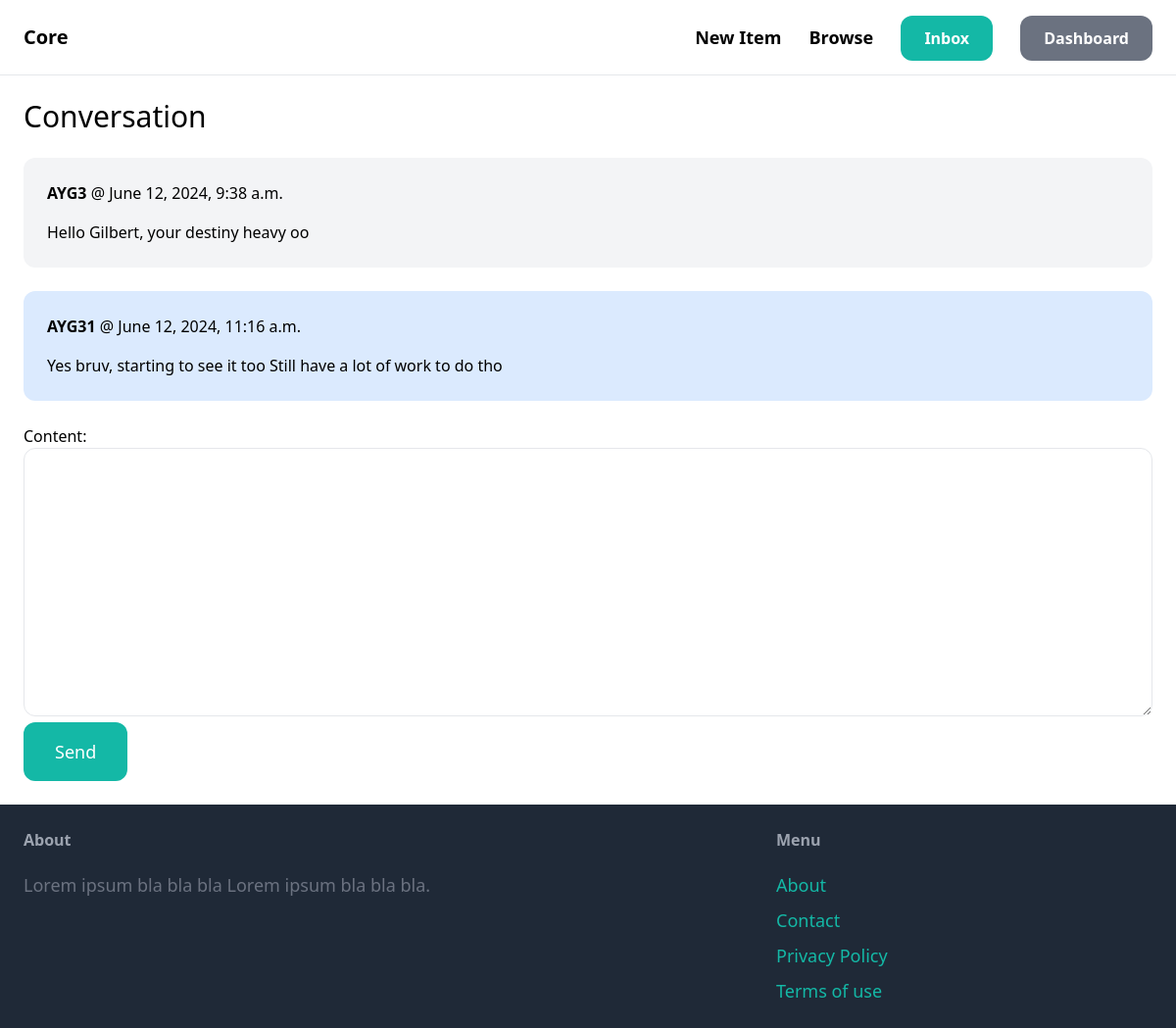
Screenshot of /inbox/1/ (signed in) with the database file from the repository.
### conversation/models.py (models this page shows)
class ConversationMessage(models.Model):
    conversation = models.ForeignKey(Conversation, related_name='messages', on_delete=models.CASCADE)
    content = models.TextField()
    created_at = models.DateTimeField(auto_now_add=True)
    created_by = models.ForeignKey(User, related_name='created_messages', on_delete=models.CASCADE)

### conversation/views.py (the view)
# urls.py: path('<int:pk>/', views.detail, name='detail'),
def detail(request, pk):
    conversation = Conversation.objects.filter(members__in=[request.user.id]).get(pk=pk)
    if request.method == 'POST':
        form = ConversationMessageForm(request.POST)
        if form.is_valid():
            conversation_message = form.save(commit=False)
            conversation_message.conversation = conversation
            conversation_message.created_by = request.user
            conversation_message.save()
            conversation.save()
            return redirect('conversations:detail', pk=pk)
    else:
        form = ConversationMessageForm()
    return render(request, 'conversation/detail.html', { 'conversation':conversation, 'form': form })

### conversation/forms.py
class ConversationMessageForm(forms.ModelForm):
    class Meta:
        model = ConversationMessage
        fields = ('content',)
        widgets = {
            'content': forms.Textarea(attrs={
                'class': 'w-full py-4 px-6 rounded-xl border'
            })
        }

### conversation/templates/conversation/detail.html (shortened to what this page needs)
{% extends 'core/base.html' %}
{% block content %}
<h1 class='mb-6 text-3xl'>Conversation</h1>
<div class='space-y-6'>
    {% for message in conversation.messages.all %}  {% comment "" %} https://youtu.be/ZxMB6Njs3ck?t=8172{% endcomment %}
    <div class='p-6 flex{% if message.created_by == request.user %} bg-blue-100 {% else %} bg-gray-100 {% endif %} rounded-xl'>
        <div>
            <p class='mb-4'><strong> {{ message.created_by.username }} </strong> @ {{ message.created_at }}</p>
            <p>{{ message.content }}
        </div>
    </div>
    {% endfor %}
    <form action='.' method='POST'>
        {{  form.as_p }}
        <button  class="py-4 px-8 text-lg bg-teal-500 hover:bg-teal-700 text-white rounded-xl" >Send</button>
    </form>
</div>
{% endblock %}

### rows the page displays
ConversationMessage: created_by.username "AYG3", created_at "June 12, 2024, 9:38 a.m.", content "Hello Gilbert, your destiny heavy oo"
ConversationMessage: created_by.username "AYG31", created_at "June 12, 2024, 11:16 a.m.", content "Yes bruv, starting to see it too Still have a lot of work to do tho"
